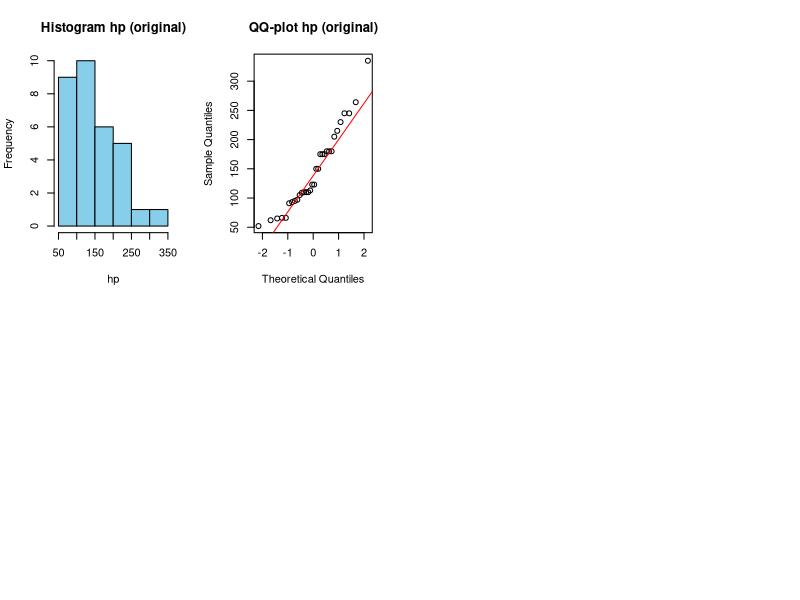

Here is the R script that generated this plot: (Note: this script raises an error after producing the figure.)
par(mfrow = c(2, 4))

# Histogram in QQ-plot za hp (original)
hist(mtcars$hp, main = "Histogram hp (original)", xlab = "hp", col = "skyblue", border = "black")
qqnorm(mtcars$hp, main = "QQ-plot hp (original)")
qqline(mtcars$hp, col = "red")

# Histogram in QQ-plot za hp (log-transformacija)
hist(mtcars$hp_log, main = "Histogram hp (log)", xlab = "log(hp)", col = "lightgreen", border = "black")
qqnorm(mtcars$hp_log, main = "QQ-plot hp (log)")
qqline(mtcars$hp_log, col = "red")

# Histogram in QQ-plot za disp (original)
hist(mtcars$disp, main = "Histogram disp (original)", xlab = "disp", col = "skyblue", border = "black")
qqnorm(mtcars$disp, main = "QQ-plot disp (original)")
qqline(mtcars$disp, col = "red")

# Histogram in QQ-plot za disp (log-transformacija)
hist(mtcars$disp_log, main = "Histogram disp (log)", xlab = "log(disp)", col = "lightgreen", border = "black")
qqnorm(mtcars$disp_log, main = "QQ-plot disp (log)")
qqline(mtcars$disp_log, col = "red")




numerical_vars <- c("mpg", "disp_log", "hp_log", "drat", "wt", "qsec")
cor_matrix <- cor(mtcars[, numerical_vars])
print(cor_matrix)

# 3. Vizualizacija korelacij za numerične spremenljivke
ggpairs(
  mtcars[, numerical_vars],
  lower = list(continuous = "smooth"),
  upper = list(continuous = "cor"),
  diag = list(continuous = "densityDiag"),
  title = "Vizualizacija korelacij za numerične spremenljivke"
) +
  ggtitle("Korelacijska analiza: numerične spremenljivke") +
  theme_minimal() +
  theme(plot.title = element_text(size = 16, face = "bold", hjust = 0.5))
